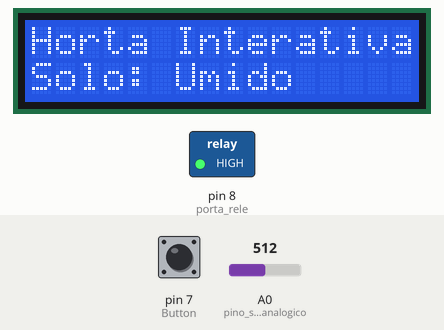
Simulated run of this sketch. Board: Arduino Uno, built with avr-gcc and run on an emulated ATmega328P. Shown: 16×2 character LCD, switched loads named in the sketch (green lamp = pin HIGH). Inputs (shaded band) come from the test bench; at power-on: pin 7 (Button) LOW, A0 (pino_sinal_analogico) = 512. The local clock reads 2024-03-15 10:24:30 at power-on unless the sketch sets it; what the sketch prints to the serial monitor is not drawn.

Above: at 1.2 s.
1.3 s: pin 7 (Button) pulled HIGH for 3.2 s
At 2.9 s:
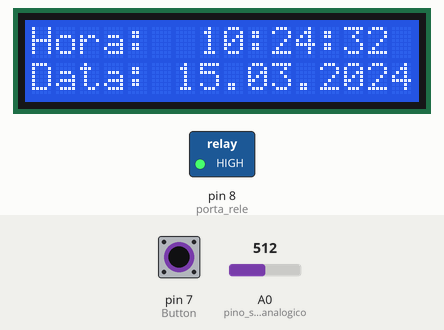
6.7 s: A0 (pino_sinal_analogico) set to 786
8.4 s: A0 (pino_sinal_analogico) set to 812
At 10.1 s:
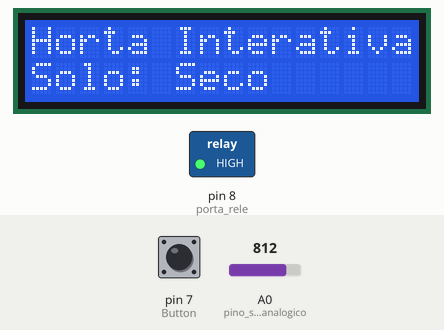
10.8 s: pin 7 (Button) pulled HIGH for 1.25 s
At 12.1 s:
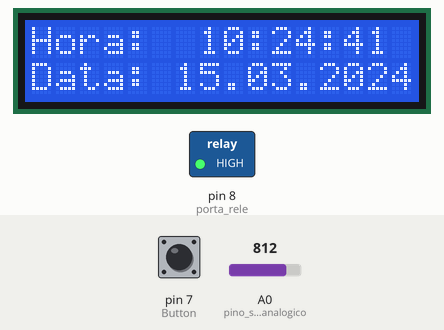
13.9 s: A0 (pino_sinal_analogico) set to 790
At 15.1 s:
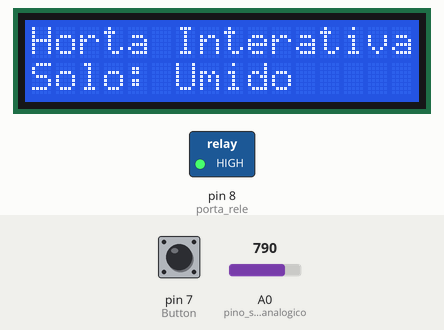
15.9 s: A0 (pino_sinal_analogico) set to 810
At 17.2 s:
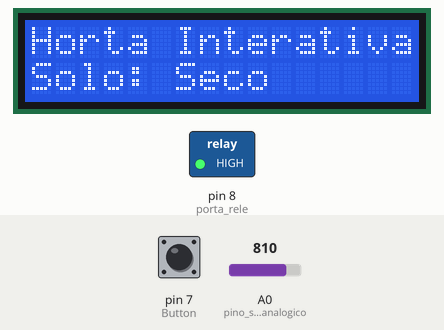
Timing chart, 0 to 18.9 s (numbered marks = the images above; inputs shaded):
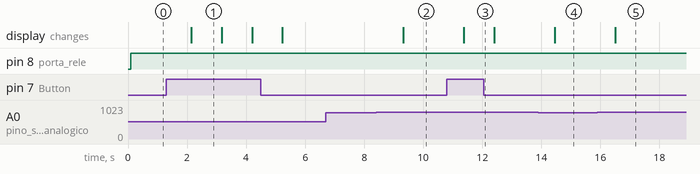

Measured:
- the behaviour switches between 800 and 801 on A0 (pino_sinal_analogico) (found by bisection; images 1 and 2)
- after the input at 1.3 s, the display: changes after 0.84 s (image 1)
- after the input at 6.7 s, every drawn part: stays the same
- after the input at 8.4 s, the display: changes after 0.93 s (image 2)
- after the input at 10.8 s, the display: changes after 0.58 s (image 3)
- after the input at 13.9 s, the display: changes after 0.55 s (image 4)
- after the input at 15.9 s, the display: changes after 0.60 s (image 5)
- what the display in image 1 shows lasts 1.1 s, from 2.1 s to 3.2 s

The sketch:

Oficial_Completo.ino
```cpp
#include <DS3231.h> //Carrega a biblioteca do temporizador
#include <LiquidCrystal.h> //Carrega a biblioteca LiquidCrystal

//Define os pinos que serão utilizados para ligação ao display
LiquidCrystal lcd(12, 11, 5, 4, 3, 2);

// Init the DS3231 using the hardware interface
DS3231  rtc(SDA, SCL);

// Init a Time-data structure
Time  t;

//Botao
const int Button = 7;     //Constante Button recebe valor 7
int estado = 0;           //Variavel do botao - Ligado/Desligado

//Valvula solenoide
int porta_rele = 8;

//Sensor de umidade
#define pino_sinal_analogico A0
int valor_analogico;

void setup()
{
  //Define pinos para o rele como saida
  pinMode(porta_rele, OUTPUT);

  //Define pinos para o sensor de umidade como entrada
  pinMode(pino_sinal_analogico, INPUT);

  //Define pino Button como entrada
  pinMode(Button, INPUT);

  //Define o número de colunas e linhas do LCD
  lcd.begin(16, 2);

  // Setup Serial connection
  Serial.begin(115200);

  // Inicializa o temporizador
  rtc.begin();

  // Descomentar as linhas abaixo para setar a data correta
  //rtc.setDOW(THURSDAY);     // Set Day-of-Week to SUNDAY
  //rtc.setTime(15, 55, 50);     // Set the time to 12:00:00 (24hr format)
  //rtc.setDate(20, 04, 2017);   // Set the date to January 1st, 2014
}

void loop()
{
  // Pega a data que esta marcada no temporizador
  t = rtc.getTime();

  // Printa os dados da data
  Serial.print("Today is the ");
  Serial.print(t.date, DEC);        // Dia
  Serial.print(". day of ");
  Serial.print(rtc.getMonthStr());  // Mes
  Serial.print(" in the year ");
  Serial.print(t.year, DEC);        // Ano
  Serial.println(".");

  // Printa os dados da data
  Serial.print("It is the ");
  Serial.print(t.dow, DEC);         // Dia da semana  (Segunda-feira como dia 1)
  Serial.print(". day of the week (counting monday as the 1th), and it has passed ");
  Serial.print(t.hour, DEC);        // Hora
  Serial.print(" hour(s), ");
  Serial.print(t.min, DEC);         // Minutos
  Serial.print(" minute(s) and ");
  Serial.print(t.sec, DEC);         // Segundos
  Serial.println(" second(s) since midnight.");

  // Send a divider for readability
  Serial.println("  -  -  -  -  -  -  -  -  -  -  -  -  -  -  -  -  -  -  -  -  -");

  //Limpa a tela
  lcd.clear();

  valor_analogico = analogRead(pino_sinal_analogico);  //Variavel capta o valor do sensor de umidade


  //Tratamento do botao
  estado = digitalRead(Button);  /*Lê o pino Button e passa para a variável estado se HIGH ou LOW*/
  if(estado==1){    //Botao apertado
    //Imprime a data no display
    lcd.setCursor(0,0);
    lcd.print("Hora:  ");
    lcd.print(rtc.getTimeStr());  //Printa as horas no display
    lcd.setCursor(0,1);
    lcd.print("Data: ");
    lcd.print(rtc.getDateStr());; //Printa a data no display
  }
  else{    //Botao nao apertado
    //Imprime a umidade no display
    lcd.setCursor(0,0);
    lcd.print("Horta Interativa");
    lcd.setCursor(0,1);
    lcd.print("Solo: ");
    if (valor_analogico > 800){
      lcd.print("Seco");
    }
    else {
      lcd.print("Umido");
    }

  }


  //Tratamento da valvula solenoide com o tempo
  if(t.hour == 8 && t.min == 1){  //Primeiro horario que a valvula eh ligada
    digitalWrite(porta_rele, LOW);  //Liga rele
  }

  else if(t.hour == 18 && t.min == 1){ //Segundo horario que a valvula eh ligada
    digitalWrite(porta_rele, LOW);  //Liga rele
  }

  else{
    digitalWrite(porta_rele, HIGH);  //Desliga rele
  }


  // Wait one second before repeating :)
  delay (1000);
}
```
